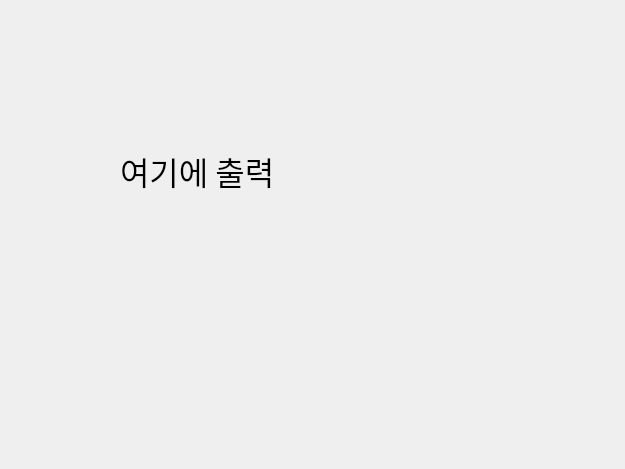
<?xml version="1.0" encoding="UTF-8"?>
<ui version="4.0">
 <class>Dialog</class>
 <widget class="QDialog" name="Dialog">
  <property name="geometry">
   <rect>
    <x>0</x>
    <y>0</y>
    <width>625</width>
    <height>469</height>
   </rect>
  </property>
  <property name="windowTitle">
   <string>Dialog</string>
  </property>
  <widget class="QLabel" name="label">
   <property name="geometry">
    <rect>
     <x>120</x>
     <y>110</y>
     <width>411</width>
     <height>121</height>
    </rect>
   </property>
   <property name="font">
    <font>
     <family>휴먼옛체</family>
     <pointsize>24</pointsize>
    </font>
   </property>
   <property name="text">
    <string>여기에 출력</string>
   </property>
  </widget>
 </widget>
 <resources/>
 <connections/>
</ui>
